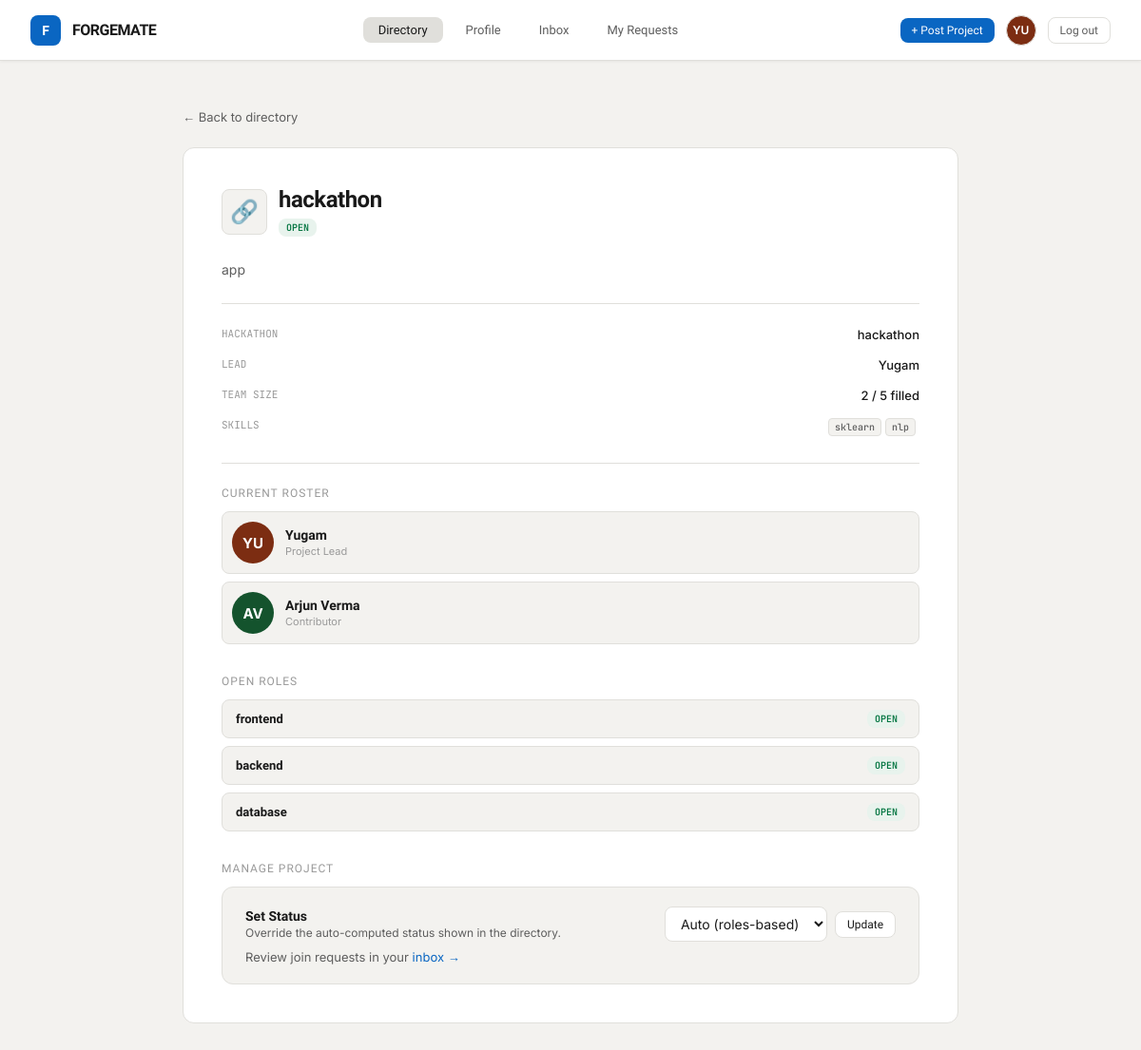
/project/7 (signed in), run on an earlier commit of the app's database.
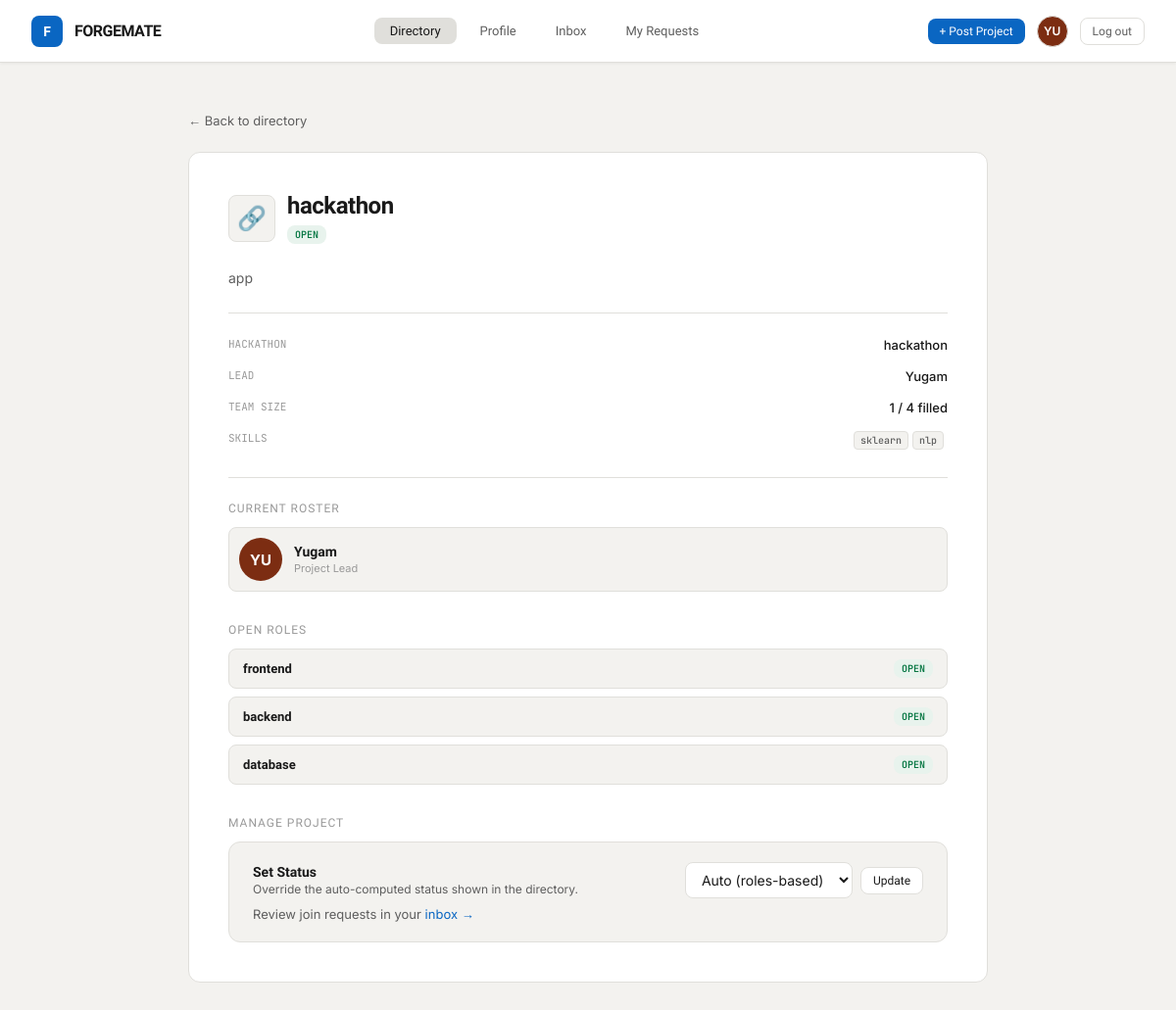
And on a later commit of the database.
### models.py (models this page shows, shortened)
class ProjectMember(db.Model):
    id = db.Column(db.Integer, primary_key=True)
    project_id = db.Column(db.Integer, db.ForeignKey("project.id"), nullable=False)
    user_id = db.Column(db.Integer, db.ForeignKey("user.id"), nullable=False)
    role_label = db.Column(db.String(150), default="")
    is_lead = db.Column(db.Boolean, default=False)
    joined_at = db.Column(db.DateTime, default=datetime.utcnow)

class User(UserMixin, db.Model):
    id = db.Column(db.Integer, primary_key=True)
    username = db.Column(db.String(50), unique=True, nullable=False)
    email = db.Column(db.String(120), unique=True, nullable=False)
    password_hash = db.Column(db.String(255), nullable=False)
    full_name = db.Column(db.String(120))
    role_title = db.Column(db.String(150), default="")
    location = db.Column(db.String(120), default="")
    github_url = db.Column(db.String(200), default="")
    website_url = db.Column(db.String(200), default="")
    bio = db.Column(db.Text, default="")
    created_at = db.Column(db.DateTime, default=datetime.utcnow)
    skills = db.relationship(
        "Skill", backref="user", cascade="all, delete-orphan", lazy="dynamic"
    )
    led_projects = db.relationship(
        "Project", backref="lead", foreign_keys="Project.lead_id", lazy="dynamic"
    )
    memberships = db.relationship(
        "ProjectMember", backref="user", cascade="all, delete-orphan", lazy="dynamic"
    )
    @property
    def display_name(self):
        return self.full_name or self.username
    @property
    def initials(self):
        parts = [p for p in self.display_name.split() if p]
        if not parts:
            return "?"
        if len(parts) == 1:
            return parts[0][:2].upper()
        return (parts[0][0] + parts[1][0]).upper()
    @property
    def avatar_color(self):
        palette = ["#0038FF", "#14532D", "#7C2D12", "#55555C", "#0F0F11"]
        return palette[self.id % len(palette)]
    @property
    def pending_inbox_count(self):
        return JoinRequest.query.join(Project).filter(
            Project.lead_id == self.id, JoinRequest.status == "pending"
        ).count()

class ProjectRole(db.Model):
    id = db.Column(db.Integer, primary_key=True)
    project_id = db.Column(db.Integer, db.ForeignKey("project.id"), nullable=False)
    title = db.Column(db.String(150), nullable=False)
    filled = db.Column(db.Boolean, default=False)
    join_requests = db.relationship("JoinRequest", backref="role", lazy="dynamic")

### app.py (the view)
@app.route("/project/<int:project_id>")
@login_required
def project_detail(project_id):
    project = Project.query.get_or_404(project_id)
    pending_request = project.pending_request_for(current_user.id)
    user_is_lead = project.lead_id == current_user.id
    user_is_member = project.is_member(current_user.id)
    return render_template(
        "project_detail.html",
        project=project,
        pending_request=pending_request,
        user_is_lead=user_is_lead,
        user_is_member=user_is_member,
    )

### app.py (called while the page is built)
@login_manager.user_loader
def load_user(user_id):
    return User.query.get(int(user_id))

@app.context_processor
def inject_active_page():
    section_map = {
        "directory": "directory", "project_detail": "directory", "new_project": "directory",
        "my_profile": "profile", "view_profile": "profile", "edit_profile": "profile",
        "inbox": "inbox",
        "my_requests": "my_requests",
    }
    return {"active_page": section_map.get(request.endpoint, "")}

### models.py (called while the page is built)
    @property
    def tag_list(self):
        return [t.strip() for t in (self.tags or "").split(",") if t.strip()]

    @property
    def open_roles(self):
        return self.roles.filter_by(filled=False).all()

    @property
    def spots_open(self):
        return len(self.open_roles)

    @property
    def status(self):
        if self.manual_status in ("open", "closing", "full"):
            return self.manual_status
        remaining = self.team_size - self.filled_count
        if remaining <= 0:
            return "full"
        if remaining == 1:
            return "closing"
        return "open"

    @property
    def team_size(self):
        return self.members.count() + 1 + self.spots_open

### templates/project_detail.html (shortened to what this page needs)
{% extends "base.html" %}
{% block content %}
<div class="detail-container">
  <a class="detail-back" href="{{ url_for('directory') }}">← Back to directory</a>
  <div class="detail-card">
    <div class="proj-info-cell">
      <div class="proj-icon-box lg">{{ project.icon_emoji }}</div>
      <div>
        <h1 style="font-family:'Plus Jakarta Sans',sans-serif; font-size:24px; font-weight:700; letter-spacing:-0.5px;">{{ project.title }}</h1>
        <div class="proj-sub-text" style="margin-top:6px;"><span class="badge badge-{{ project.status }}">{{ project.status_label }}</span></div>
      </div>
    </div>
    <p style="margin-top:24px; color:var(--text-sec); font-size:14px; line-height:1.6;">{{ project.description }}</p>
    <div class="detail-meta-list">
      <div class="detail-meta-item">
        <span class="detail-meta-label">Hackathon</span>
        <span class="detail-meta-val">{{ project.event }}</span>
      </div>
      <div class="detail-meta-item">
        <span class="detail-meta-label">Lead</span>
        <span class="detail-meta-val"><a href="{{ url_for('view_profile', username=project.lead.username) }}">{{ project.lead.display_name }}</a></span>
      </div>
      <div class="detail-meta-item">
        <span class="detail-meta-label">Team size</span>
        <span class="detail-meta-val">{{ project.filled_count }} / {{ project.team_size }} filled</span>
      </div>
      <div class="detail-meta-item">
        <span class="detail-meta-label">Skills</span>
        <span class="detail-meta-val">
          {% for t in project.tag_list %}<span class="tag-mono">{{ t }}</span>{% endfor %}
        </span>
      </div>
    </div>
    <div class="detail-section-title">Current Roster</div>
    <div class="roster-row">
      <div class="req-avatar-circle" style="background:{{ project.lead.avatar_color }};">{{ project.lead.initials }}</div>
      <div>
        <div class="proj-title-text">{{ project.lead.display_name }}</div>
        <div class="proj-sub-text">Project Lead</div>
      </div>
    </div>
    {% for m in project.members %}
    <div class="roster-row">
      <div class="req-avatar-circle" style="background:{{ m.user.avatar_color }};">{{ m.user.initials }}</div>
      <div>
        <div class="proj-title-text">{{ m.user.display_name }}</div>
        <div class="proj-sub-text">{{ m.role_label }}</div>
      </div>
    </div>
    {% endfor %}
    {% if project.open_roles %}
    <div class="detail-section-title" style="margin-top:32px;">Open Roles</div>
    {% for role in project.open_roles %}
    <div class="role-row">
      <span class="proj-title-text" style="font-size:13px;">{{ role.title }}</span>
      <span class="badge badge-open">OPEN</span>
    </div>
    {% endfor %}
    {% endif %}
    {% if user_is_lead %}
    <div class="detail-section-title" style="margin-top:32px;">Manage Project</div>
    <div class="manage-panel">
      <div class="manage-row">
        <div>
          <div class="manage-label">Set Status</div>
          <div class="manage-sub">Override the auto-computed status shown in the directory.</div>
        </div>
        <form method="post" action="{{ url_for('set_project_status', project_id=project.id) }}" style="display:flex; gap:8px; flex-wrap:wrap; align-items:center;">
          <select class="form-select" name="status" style="width:auto; padding:8px 12px;">
            <option value="auto" {% if not project.manual_status %}selected{% endif %}>Auto (roles-based)</option>
          </select>
          <button class="btn btn-secondary btn-sm" type="submit">Update</button>
        </form>
      </div>
      <p style="font-size:13px; color:var(--text-sec); margin-top:8px;">Review join requests in your <a href="{{ url_for('inbox') }}" style="color:var(--accent);">inbox →</a></p>
    </div>
    {% elif user_is_member %}
    <div class="empty-state" style="margin-top:32px; padding:24px;">
      <p>You're already on this team!</p>
    </div>
    {% elif pending_request %}
    <div class="empty-state" style="margin-top:32px; padding:24px;">
      <p>Your sync request is pending review from the project lead.</p>
    </div>
    {% endif %}
  </div>
</div>
{% endblock %}

What changed in the data, as far as the page shows it:
no longer on this page (row edited): ProjectMember: user.initials "AV", user.display_name "Arjun Verma", role_label "Contributor"
Also different on the page:
{{ project.filled_count }}: "2" → "1"
{{ project.team_size }}: "5" → "4"
